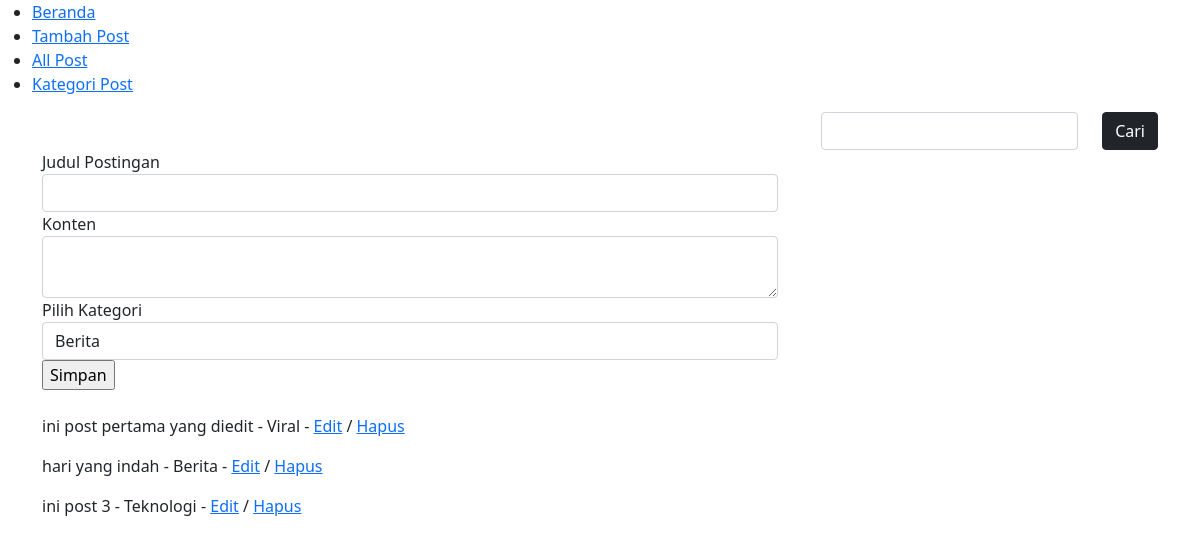
Before: /post/tambahpost/ with the older database file.
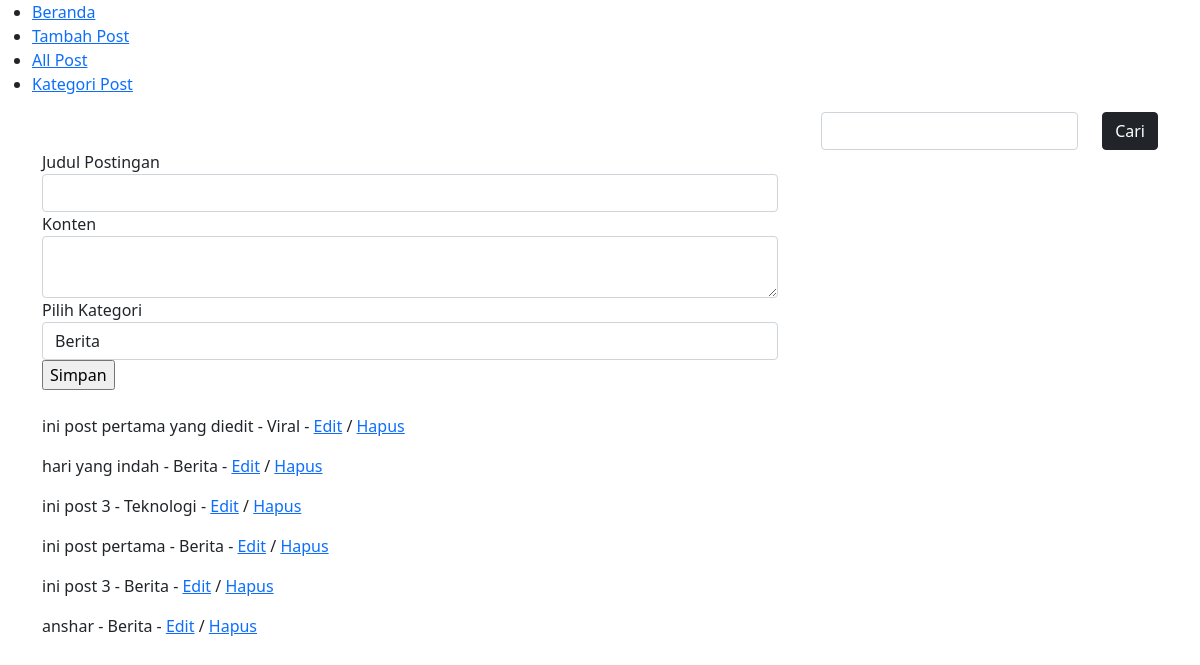
After: the same page with the newer database file.
### app.py (models this page shows)
class Blog(dbku.Model):
    idPost = dbku.Column(dbku.Integer, primary_key=True)
    judulPost = dbku.Column(dbku.String(50), nullable=False)
    kontenPost = dbku.Column(dbku.String(2000))
    kategoriPost = dbku.Column(dbku.String(50))
    tanggalPost = dbku.Column(dbku.DateTime, default=datetime.today())

### app.py (the view, shortened to what this page needs)
@app.route('/post/tambahpost/', methods=['POST', 'GET'])
def tambah_post():
    semua_post = Blog.query.all()
    return render_template('blog/tambahpost.html', form=TambahPost(), titlepage='Tambah Post', semuapost=semua_post)

### forms.py
class TambahPost(FlaskForm):
    judul = StringField('Judul Postingan', validators=[DataRequired()])
    konten = TextAreaField('Konten')
    kategori = SelectField('Pilih Kategori', choices=('Berita', 'Viral', 'Teknologi'))

### templates/blog/tambahpost.html (shortened to what this page needs)
{% extends 'base.html' %}
{% block content %}
<div class="row">
    <div class="col-8">
        <form action="{{url_for('tambah_post')}}" method='POST'>
            {{ form.judul.label }}
            {{ form.judul(class='form-control') }}
            {{ form.konten.label }}
            {{ form.konten(class='form-control') }}
            {{ form.kategori.label }}
            {{ form.kategori(class='form-control') }}
            <input type="submit" value="Simpan">
        </form>
    </div>
</div>
<div class="row">
    <div class="col my-4">
        {% for post in semuapost %}
        <p>{{post.judulPost}} - {{post.kategoriPost}} - <a href="{{ url_for('edit_post', id=post.idPost) }}">Edit</a> /  <a href="{{ url_for('hapus_post', id=post.idPost) }}">Hapus</a> </p>
        {% endfor %}
    </div>
</div>
{% endblock content %}

### templates/base.html (shortened to what this page needs)
<!doctype html>
<html lang="en">
  <head>
    <link href="https://cdn.jsdelivr.net/npm/bootstrap@5.0.2/dist/css/bootstrap.min.css" rel="stylesheet">
  </head>
  <body>
    <ul>
      <li><a href="{{ url_for('index') }}">Beranda</a></li>
      <li><a href="{{ url_for('tambah_post') }}">Tambah Post</a></li>
      <li><a href="{{ url_for('semua_post') }}">All Post</a></li>
      <li><a href="{{ url_for('halaman_kategori') }}">Kategori Post</a></li>
    </ul>
    <div class="container">
      <form action="{{ url_for('cari_post', cari=cari) }}" method='GET'>
        <div class="row justify-content-end">
                <div class="col-auto">
                    <input name='cari' type="text" class='form-control'>
                </div>
                <div class="col-auto">
                    <button type='submit' class='btn btn-dark'>Cari</button>
                </div>
            </div>
        </form>
            {% block content %}{% endblock content %}
    </div>
  </body>
</html>

Changed rows visible on the page:
added Blog: judulPost "ini post pertama", kategoriPost "Berita"
added Blog: judulPost "ini post 3", kategoriPost "Berita"
added Blog: judulPost "anshar", kategoriPost "Berita"
